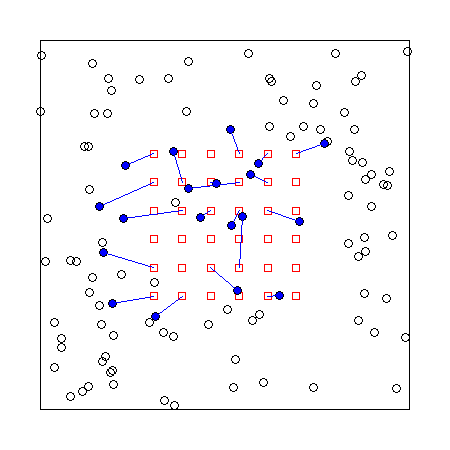

Here is the R script that generated this plot:

# 2024-01-22
png(file = 'figures2/example.png', 450,450, pointsize = 15)

set.seed(123456)
grd2 <- make.grid(nx = 6, ny = 6, spacing = 2, origin=c(6,6), detector = 'single')
msk <- make.mask(grd2, buffer = 8)
pop <- sim.popn(D = 1500, core = grd2, buffer = 8, model2D = "poisson")
ch <- sim.capthist(grd2, pop, detectpar=list(g0=0.5,sigma=2), noccasions = 1, renumber = FALSE)
caught <- row.names(pop) %in% row.names(ch)
tmp <- data.frame(animalID(ch), grd2[trap(ch),], pop[animalID(ch),])
par(mar=c(2,2,2,2))
  plot(msk, border = 0, hide=T, dots = F, col=NA)
  plotMaskEdge(msk, add=T)
  plot(grd2, add=T, detpar=list(pch=22, bg = 'white', cex=1.2, fg='red'))
  plot(pop[!caught,], pch = 1, add = TRUE, frame = FALSE, cex = 1.3)
  plot(pop[caught,], pch = 21, add = TRUE, frame = FALSE, cex = 1.3, bg = 'blue')
  segments(tmp$x,tmp$y,tmp$x.1,tmp$y.1, col = 'blue')
  
dev.off()
